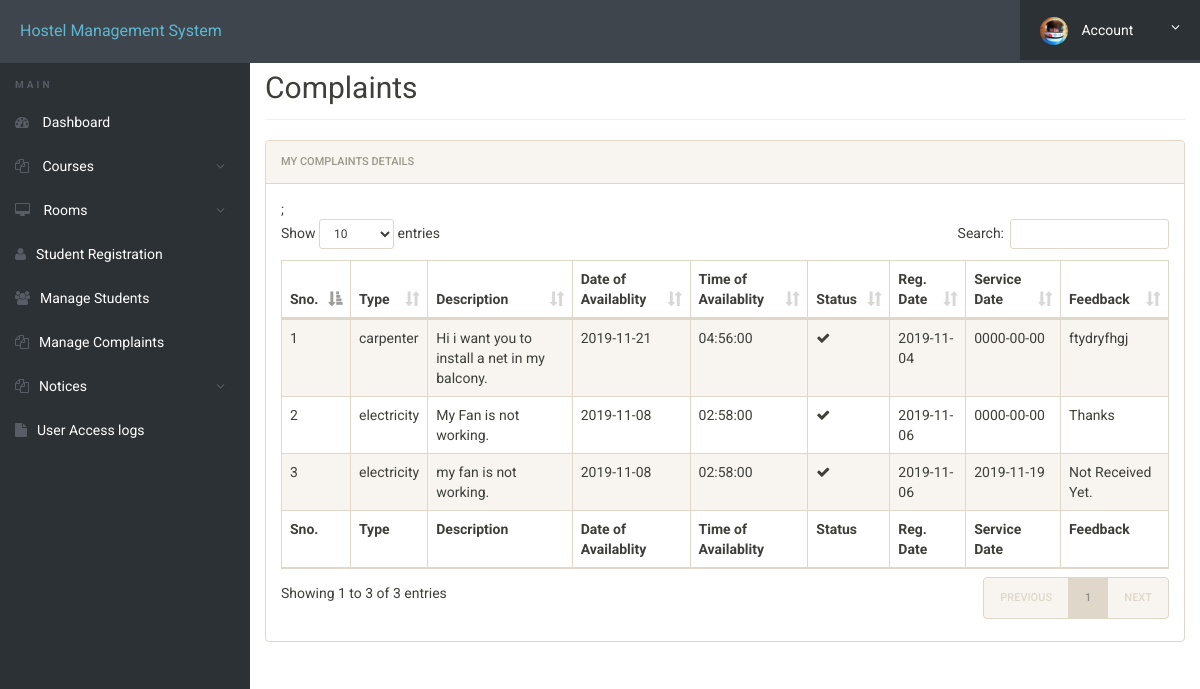
/Project/admin/manage-complaints.php (signed in), run on the app's committed database.
### tables this page shows
CREATE TABLE `complaints` (
  `id` int(10) UNSIGNED NOT NULL,
  `ctype` varchar(20) NOT NULL,
  `cdescription` varchar(100) DEFAULT NULL,
  `availd` date NOT NULL,
  `availt` time NOT NULL,
  `userid` int(11) NOT NULL,
  `status` int(2) NOT NULL,
  `feedback` varchar(100) DEFAULT NULL,
  `reg_date` date NOT NULL DEFAULT current_timestamp(),
  `service_date` date DEFAULT NULL
);

### Project/admin/manage-complaints.php (the view, shortened to what this page needs)
<?php
include('includes/config.php');
?>
<!doctype html>
<html lang="en" class="no-js">
<head>
	<link rel="stylesheet" href="css/font-awesome.min.css">
	<link rel="stylesheet" href="css/bootstrap.min.css">
	<link rel="stylesheet" href="css/dataTables.bootstrap.min.css">
	<link rel="stylesheet" href="css/bootstrap-social.css">
	<link rel="stylesheet" href="css/bootstrap-select.css">
	<link rel="stylesheet" href="css/fileinput.min.css">
	<link rel="stylesheet" href="css/awesome-bootstrap-checkbox.css">
	<link rel="stylesheet" href="css/style.css">
</head>
<body>
	<?php include('includes/header.php');?>
	<div class="ts-main-content">
			<?php include('includes/sidebar.php');?>
		<div class="content-wrapper">
			<div class="container-fluid">
				<div class="row">
					<div class="col-md-12">
						<h2 class="page-title" style="margin-top: 5%">Complaints</h2>
						<div class="panel panel-default">
							<div class="panel-heading">My Complaints Details</div>
							<div class="panel-body">
                            <table id="zctb" class="display table table-striped table-bordered table-hover" cellspacing="0" width="100%">
							<?php
                                    $aid=$_SESSION['id'];
                                    $ret="select count(*) from complaints where userId=?";
                                    $stmt= $mysqli->prepare($ret) ;
									$stmt->bind_param('i',$aid);
									$stmt->execute() ;
									$res=$stmt->get_result();
								?>
								<?php
									if($res->num_rows>0)
									{
									?>
									<thead>
										<tr>
											<th>Sno.</th>
											<th>Type</th>
											<th>Description</th>
											<th>Date of Availablity</th>
											<th>Time of Availablity</th>
											<th>Status</th>
                                            <th>Reg. Date</th>
                                            <th>Service Date</th>
                                            <th>Feedback</th>
										</tr>
									</thead>
									<tfoot>
										<tr>
                                            <th>Sno.</th>
											<th>Type</th>
											<th>Description</th>
											<th>Date of Availablity</th>
											<th>Time of Availablity</th>
                                            <th>Status</th>
                                            <th>Reg. Date</th>
                                            <th>Service Date</th>
											<th>Feedback</th>
										</tr>
                                    </tfoot>
                                    <tbody>
                                    <?php
                                    $ret="select * from complaints";
                                    $stmt= $mysqli->prepare($ret) ;
                                    $stmt->execute() ;
                                    $res=$stmt->get_result();
                                    $cnt=1;
                                    while($row=$res->fetch_object())
                                        {
                                            ?>
                                    <tr><td><?php echo $cnt;?></td>
                                    <td><?php echo $row->ctype;?></td>
                                    <td><?php echo $row->cdescription;?></td>
                                    <td><?php echo $row->availd;?></td>
                                    <td><?php echo $row->availt;?></td>
									<td><?php if($row->status==0)
									{
										echo "<i class='fa fa-close' title='pending'></i>";
									}
									else{
										echo "<i class='fa fa-check' title='completed'></i>";
									}?></td>
                                    <td><?php echo $row->reg_date;?></td>
									<?php
									if(!empty($row->service_date))
									{?>
									<td><?php echo $row->service_date;?></td>
										<?php
									}?>
							    	<?php
									if(!empty($row->feedback))
									{?>
									<td><?php echo $row->feedback;?>
									<?php
									}
									else {
										?>
							      <td> <?php echo "Not Received Yet.";?> </td> ;
									<?php
									}?>
                                                                            </tr>
                                                                        <?php
                                    $cnt=$cnt+1;
									 } ?>
									</tbody>
</table>
                            </div>
                        </div>
                    </div>
                </div>
            </div>
</div>
    </div>
	<?php
	  }?>
<body>
</html>

### Project/admin/css/style.css (style rules this page uses)
html { font-size: 14px; }
@media only screen and (min-width: 480px) { html { font-size: 17px; } }
@media only screen and (min-width: 768px) { html { font-size: 14px; } }
body { font-size: 1em; }
.panel { overflow: hidden; }
.page-title { padding-bottom: 15px; margin-bottom: 20px; border-bottom: 1px solid #f0f0f0; }
.ts-main-content .content-wrapper { padding-top: 15px; margin-top: 10px; }
@media only screen and (min-width: 992px) { .ts-main-content .content-wrapper { margin-left: 250px; } }

### data on the page
complaints: ctype "carpenter", cdescription "Hi i want you to install a net in my balcony.", availd "2019-11-21", availt "04:56:00", status 1 (drawn), reg_date "2019-11-04", service_date "0000-00-00", feedback "ftydryfhgj"
complaints: ctype "electricity", cdescription "My Fan is not working.", availd "2019-11-08", availt "02:58:00", status 1 (drawn), reg_date "2019-11-06", service_date "0000-00-00", feedback "Thanks"
complaints: ctype "electricity", cdescription "my fan is not working.", availd "2019-11-08", availt "02:58:00", status 1 (drawn), reg_date "2019-11-06", service_date "2019-11-19", shows "Not Received Yet."
